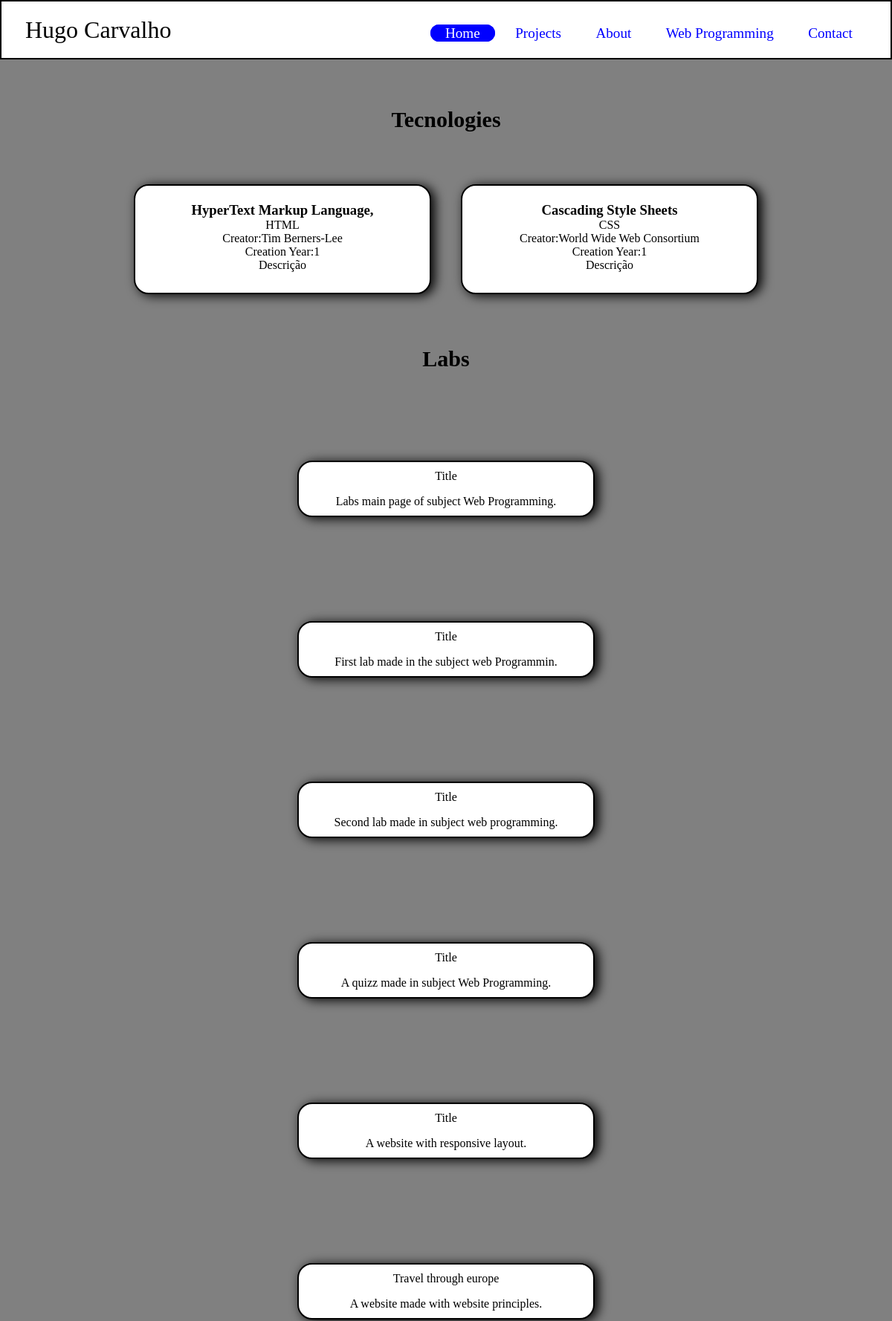
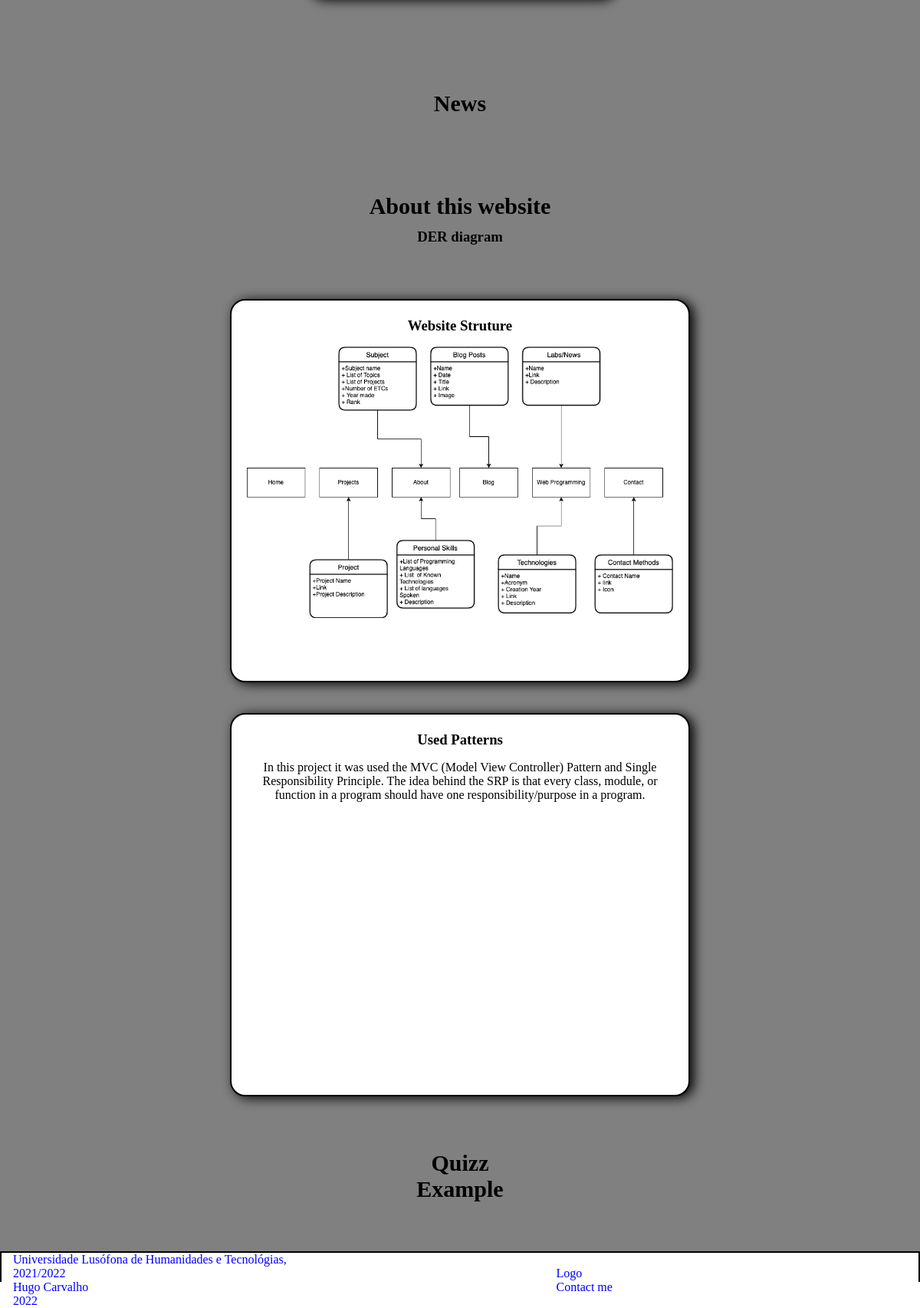
The app's page /pw with its own data (2 pictures, top to bottom).
### portfolio/models.py (models this page shows, shortened)
class Tech(models.Model):
    name = models.CharField(max_length=50)
    acronym = models.CharField(max_length=5)
    creatorName = models.CharField(max_length=30)
    link = models.CharField(max_length=200)
    description = models.TextField(max_length=1000)
    image = models.ImageField(upload_to='TechImages/')
    year = models.IntegerField(default=1)

class labs(models.Model):
    name = models.CharField(max_length=100)
    link = models.URLField()
    description = models.TextField(default="Description")

### portfolio/views.py (the view)
# urls.py: path('pw', views.pw_view,name='web programming')
def pw_view(request):
    data = datetime.datetime.today().year
    Tech = models.Tech.objects.all()
    Labs = models.labs.objects.all()
    News = models.news.objects.all()
    HTML = models.Tech.objects.all().filter(name="HTML")
    CSS = models.Tech.objects.all().filter(name="CSS")
    Boostrap = models.Tech.objects.all().filter(name="Bootstrap")
    context = {
        'ano': data,
        'HTML': HTML,
        'CSS': CSS,
        'Bootstrap': Boostrap,
        'Tech': Tech,
        'Labs': Labs,
        'News': News
    }
    return render(request, 'portfolio/PW.html', context)

### portfolio/templates/portfolio/PW.html (shortened to what this page needs)
{% extends 'portfolio/layout.html' %}
    {% block head %}
    {% load static %}
    <link
      rel="stylesheet"
      href="{% static 'portfolio/css/pw.css' %}"
    />
    <link rel="stylesheet" href="{% static 'portfolio/css/Stylesheet.css' %}" />
    <link
      rel="stylesheet"
      href="https://cdnjs.cloudflare.com/ajax/libs/font-awesome/4.7.0/css/font-awesome.min.css"
    />
    {% endblock %}
    {% block main %}
    <section>
      <div>
        <h2>Tecnologies</h2>
        <div class="techModules">
          {% for tech in Tech%}
          <div class="tech">
            <a href="{{ tech.link }}">
                <div><h3>{{ tech.name }}</h3></div>
                <div>{{ tech.acronym }}</div>
                <div>Creator:{{ tech.creatorName }}</div>
                <div>Creation Year:{{ tech.year }}</div>
                <div>{{ tech.description }}</div>
                <div><img src="{{ tech.imageUrl }}" /></div>
            </a>
          </div>
          {% endfor %}
        </div>
      </div>
      <h2>Labs</h2>
      <div class="labs">
        {% for lab in Labs %}
        <a href="{{ lab.link}}" class="labs">
          <div class="lab">
            <div>{{ lab.name }}</div>
            <div>{{ lab.description }}</div>
          </div>
        </a>
        {% endfor %}
      </div>
      <h2>News</h2>
      <div class="news">
      </div>
    </section>
    <section>
        <h2> About this website </h2>
            <h3> DER diagram </h3>
        <div class="about-website">
                <div>
                    <h3> Website Struture</h3>
                    <img src="{% static 'portfolio/images/DERDiagram.png' %}">
                </div>
                <div>
                    <h3> Used Patterns</h3>
                    <p> In this project it was used the MVC (Model View Controller) Pattern and Single Responsibility Principle.
                      The idea behind the SRP is that every class, module,
                      or function in a program should have one responsibility/purpose in a program.</p>
                </div>
        </div>
      <div class="quizz">
          <h2> Quizz</h2>
      </div>
      <div class="examples-tecniques">
          <h2>Example</h2>
      </div>
    </section>
    {% endblock %}

### portfolio/templates/portfolio/layout.html (shortened to what this page needs)
<!DOCTYPE html>
<html lang="en">
  <head>
    {% load static %}
    <link rel="stylesheet" href="{% static 'portfolio/css/Stylesheet.css' %}" />
    {% block head %} {% endblock %}
  </head>
  <body>
    <header>
      <div>Hugo Carvalho</div>
      <nav class="headerButtons">
        <div>
          <a href="{% url 'portfolio:home' %}">Home</a>
          <a href="{% url 'portfolio:projects' %}">Projects</a>
          <a href="{% url 'portfolio:about' %}">About</a>
          <a href="{% url 'portfolio:web programming' %}"> Web Programming</a>
          <a href="{% url 'portfolio:contact' %}">Contact</a>
        </div>
      </nav>
    </header>
    <main>
      {% block main %}{% endblock main %}
    </main>
    <footer>
      <div>
        <a href="https://www.ulusofona.pt/"
          >Universidade Lusófona de Humanidades e Tecnológias, 2021/2022</a
        >
        <div>Logo</div>
        <div><p>Hugo Carvalho</p></div>
        <div><a href="mailto:hccarvalho.dev@gmail.com">Contact me</a></div>
        <div>{{ ano }}</div>
      </div>
    </footer>
  </body>
</html>

### portfolio/static/portfolio/css/Stylesheet.css (style rules this page uses)
* { font-family: "Gill Sans"; padding: 0; margin: 0; box-sizing: border-box; }
body { display: flex; flex-direction: column; min-height: 100vh; }
header { position: sticky; top: 0; background-color: white; border: solid black 2px; display: flex; justify-content: space-between; align-items: center; height: 10vh; z-index: 1; }
header div { font-size: 2em; padding: 1em; }
header nav { display: flex; justify-content: flex-end; }
header nav a { padding: 0 1em; text-decoration: none; font-size: 1.2rem; color: blue; }
header nav a:first-child { color: white; background-color: blue; border: solid blue 1px; border-radius: 20px; }
main { min-height: 85vh; width: 100%; background-color: grey; padding: 4em 4em; }
footer { border: solid black 2px; height: 5vh; z-index: 1; }
footer div, footer a, footer a { text-decoration: none; display: grid; margin-top: auto; color: blue; background-color: white; grid-template-columns: 3fr 2fr; }
footer div:first-child { padding-left: 15px; }

### portfolio/static/portfolio/css/pw.css (style rules this page uses)
h2 { text-align: center; font-size: 30px; }
.techModules, .labs, .news, .about-website { display: flex; flex-flow: wrap; align-items: center; justify-content: center; padding: 50px; }
.tech, .lab, .new { border: 2px solid black; display: flex; flex-flow: column; gap: 16px; width: 400px; height: 100%; border-radius: 20px; background-color: white; padding: 10px 20px; margin: 20px; text-align: center; box-shadow: 5px 2px 15px black; }
.tech > div, .news > div, .labs > div { display: flex; flex-direction: column; color: black; }
.tech a, .news a, .labs a { text-decoration: none; color: black; }
.about-website div { border: 2px solid black; display: flex; flex-flow: column; gap: 16px; width: 400px; height: 100%; border-radius: 20px; background-color: white; padding: 10px 20px; margin: 20px; text-align: center; box-shadow: 5px 2px 15px black; }
.about-website div { width: 600px; height: 500px; }
h3 { margin-top: 12px; text-align: center; }

### records on screen
Tech: name "HyperText Markup Language,", acronym "HTML", creatorName "Tim Berners-Lee", year "1", description "Descrição"
Tech: name "Cascading Style Sheets", acronym "CSS", creatorName "World Wide Web Consortium", year "1", description "Descrição"
labs: name "Title", description "Labs main page of subject Web Programming."
labs: name "Title", description "First lab made in the subject web Programmin."
labs: name "Title", description "Second lab made in subject web programming."
labs: name "Title", description "A quizz made in subject Web Programming."
labs: name "Title", description "A website with responsive layout."
labs: name "Travel through europe", description "A website made with website principles."
